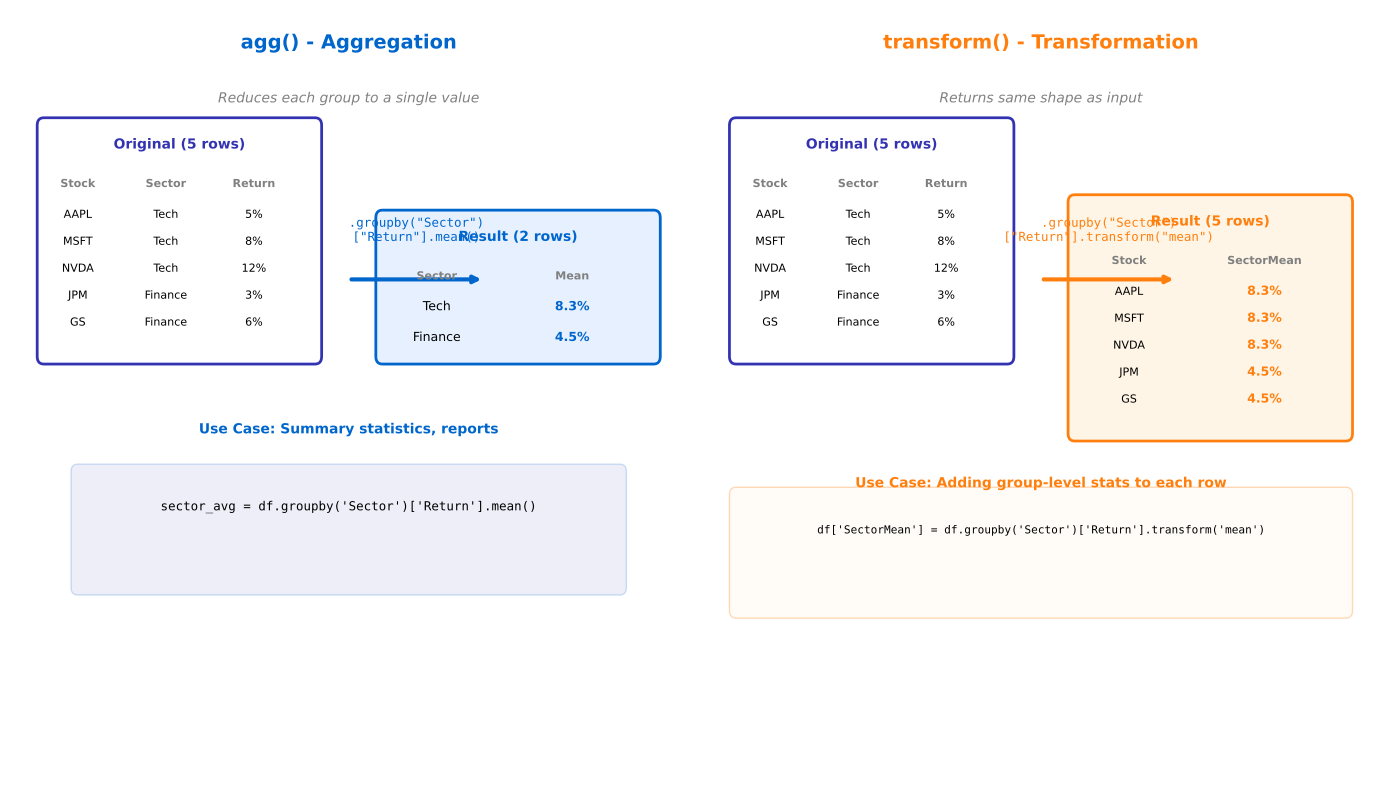

This figure's Python source:
"""Transform vs Aggregate - Understanding the difference"""
import matplotlib.pyplot as plt
import matplotlib.patches as patches
from matplotlib.patches import FancyBboxPatch
import numpy as np
import pandas as pd
from pathlib import Path

# Standard matplotlib configuration
plt.rcParams.update({
    'font.size': 10,
    'axes.labelsize': 10,
    'axes.titlesize': 11,
    'xtick.labelsize': 9,
    'ytick.labelsize': 9,
    'legend.fontsize': 9,
    'figure.figsize': (10, 6),
    'figure.dpi': 150
})

# Course colors
MLPURPLE = '#3333B2'
MLLAVENDER = '#ADADE0'
MLBLUE = '#0066CC'
MLORANGE = '#FF7F0E'
MLGREEN = '#2CA02C'
MLRED = '#D62728'

# Sample data
data = {
    'Stock': ['AAPL', 'MSFT', 'NVDA', 'JPM', 'GS'],
    'Sector': ['Tech', 'Tech', 'Tech', 'Finance', 'Finance'],
    'Return': [0.05, 0.08, 0.12, 0.03, 0.06]
}
df = pd.DataFrame(data)

fig, axes = plt.subplots(1, 2, figsize=(14, 8))

# Left panel: Aggregate
ax1 = axes[0]
ax1.set_xlim(0, 10)
ax1.set_ylim(0, 10)
ax1.axis('off')

ax1.text(5, 9.5, 'agg() - Aggregation', ha='center', fontsize=14,
         fontweight='bold', color=MLBLUE)
ax1.text(5, 8.8, 'Reduces each group to a single value', ha='center',
         fontsize=10, style='italic', color='gray')

# Original data
orig_box = FancyBboxPatch((0.5, 5.5), 4, 3, boxstyle="round,pad=0.1",
                          edgecolor=MLPURPLE, facecolor='white', linewidth=2)
ax1.add_patch(orig_box)
ax1.text(2.5, 8.2, 'Original (5 rows)', ha='center', fontsize=10, fontweight='bold', color=MLPURPLE)

headers = ['Stock', 'Sector', 'Return']
for i, h in enumerate(headers):
    ax1.text(1 + i*1.3, 7.7, h, ha='center', fontsize=8, fontweight='bold', color='gray')
for i, (stock, sector, ret) in enumerate(zip(df['Stock'], df['Sector'], df['Return'])):
    y = 7.3 - i*0.35
    ax1.text(1, y, stock, ha='center', fontsize=8)
    ax1.text(2.3, y, sector, ha='center', fontsize=8)
    ax1.text(3.6, y, f'{ret:.0%}', ha='center', fontsize=8)

# Arrow
ax1.annotate('', xy=(7, 6.5), xytext=(5, 6.5),
            arrowprops=dict(arrowstyle='->', color=MLBLUE, lw=3))
ax1.text(6, 7, '.groupby("Sector")\n["Return"].mean()', ha='center',
         fontsize=9, family='monospace', color=MLBLUE)

# Result
result_box = FancyBboxPatch((5.5, 5.5), 4, 1.8, boxstyle="round,pad=0.1",
                            edgecolor=MLBLUE, facecolor='#E6F0FF', linewidth=2)
ax1.add_patch(result_box)
ax1.text(7.5, 7, 'Result (2 rows)', ha='center', fontsize=10, fontweight='bold', color=MLBLUE)
ax1.text(6.3, 6.5, 'Sector', ha='center', fontsize=8, fontweight='bold', color='gray')
ax1.text(8.3, 6.5, 'Mean', ha='center', fontsize=8, fontweight='bold', color='gray')
ax1.text(6.3, 6.1, 'Tech', ha='center', fontsize=9)
ax1.text(8.3, 6.1, '8.3%', ha='center', fontsize=9, fontweight='bold', color=MLBLUE)
ax1.text(6.3, 5.7, 'Finance', ha='center', fontsize=9)
ax1.text(8.3, 5.7, '4.5%', ha='center', fontsize=9, fontweight='bold', color=MLBLUE)

# Use case
ax1.text(5, 4.5, 'Use Case: Summary statistics, reports', ha='center',
         fontsize=10, color=MLBLUE, fontweight='bold')

# Code example
code_box = FancyBboxPatch((1, 2.5), 8, 1.5, boxstyle="round,pad=0.1",
                          edgecolor=MLBLUE, facecolor=MLLAVENDER, alpha=0.2)
ax1.add_patch(code_box)
ax1.text(5, 3.5, "sector_avg = df.groupby('Sector')['Return'].mean()", ha='center',
         fontsize=9, family='monospace')

# Right panel: Transform
ax2 = axes[1]
ax2.set_xlim(0, 10)
ax2.set_ylim(0, 10)
ax2.axis('off')

ax2.text(5, 9.5, 'transform() - Transformation', ha='center', fontsize=14,
         fontweight='bold', color=MLORANGE)
ax2.text(5, 8.8, 'Returns same shape as input', ha='center',
         fontsize=10, style='italic', color='gray')

# Original data (same)
orig_box2 = FancyBboxPatch((0.5, 5.5), 4, 3, boxstyle="round,pad=0.1",
                           edgecolor=MLPURPLE, facecolor='white', linewidth=2)
ax2.add_patch(orig_box2)
ax2.text(2.5, 8.2, 'Original (5 rows)', ha='center', fontsize=10, fontweight='bold', color=MLPURPLE)

for i, h in enumerate(headers):
    ax2.text(1 + i*1.3, 7.7, h, ha='center', fontsize=8, fontweight='bold', color='gray')
for i, (stock, sector, ret) in enumerate(zip(df['Stock'], df['Sector'], df['Return'])):
    y = 7.3 - i*0.35
    ax2.text(1, y, stock, ha='center', fontsize=8)
    ax2.text(2.3, y, sector, ha='center', fontsize=8)
    ax2.text(3.6, y, f'{ret:.0%}', ha='center', fontsize=8)

# Arrow
ax2.annotate('', xy=(7, 6.5), xytext=(5, 6.5),
            arrowprops=dict(arrowstyle='->', color=MLORANGE, lw=3))
ax2.text(6, 7, '.groupby("Sector")\n["Return"].transform("mean")', ha='center',
         fontsize=9, family='monospace', color=MLORANGE)

# Result - same rows
result_box2 = FancyBboxPatch((5.5, 4.5), 4, 3, boxstyle="round,pad=0.1",
                             edgecolor=MLORANGE, facecolor='#FFF5E6', linewidth=2)
ax2.add_patch(result_box2)
ax2.text(7.5, 7.2, 'Result (5 rows)', ha='center', fontsize=10, fontweight='bold', color=MLORANGE)
ax2.text(6.3, 6.7, 'Stock', ha='center', fontsize=8, fontweight='bold', color='gray')
ax2.text(8.3, 6.7, 'SectorMean', ha='center', fontsize=8, fontweight='bold', color='gray')

transformed = ['8.3%', '8.3%', '8.3%', '4.5%', '4.5%']
for i, (stock, val) in enumerate(zip(df['Stock'], transformed)):
    y = 6.3 - i*0.35
    ax2.text(6.3, y, stock, ha='center', fontsize=8)
    ax2.text(8.3, y, val, ha='center', fontsize=9, fontweight='bold', color=MLORANGE)

# Use case
ax2.text(5, 3.8, 'Use Case: Adding group-level stats to each row', ha='center',
         fontsize=10, color=MLORANGE, fontweight='bold')

# Code example
code_box2 = FancyBboxPatch((0.5, 2.2), 9, 1.5, boxstyle="round,pad=0.1",
                           edgecolor=MLORANGE, facecolor='#FFF5E6', alpha=0.3)
ax2.add_patch(code_box2)
ax2.text(5, 3.2, "df['SectorMean'] = df.groupby('Sector')['Return'].transform('mean')", ha='center',
         fontsize=8, family='monospace')

plt.tight_layout()
plt.savefig(Path(__file__).parent / 'chart.pdf', dpi=300, bbox_inches='tight')
plt.close()
